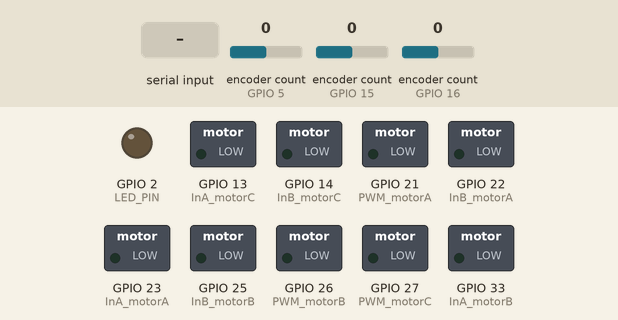
This sketch was run on a simulated ESP32. Parts: switched loads named in the sketch (green lamp = pin HIGH), output pins drawn as LEDs (lit = HIGH). The test bench sets the inputs (shaded band); at power-on: encoder count (sensors on GPIO 16, GPIO 5, GPIO 15) 0.

Above: at 2.7 s.
2.8 s: encoder count (sensor on GPIO 16) set to -1
At 4.0 s:
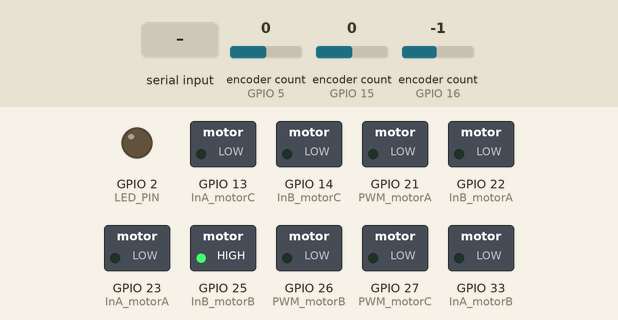
4.3 s: "A,1\n" received over Serial
At 4.8 s:
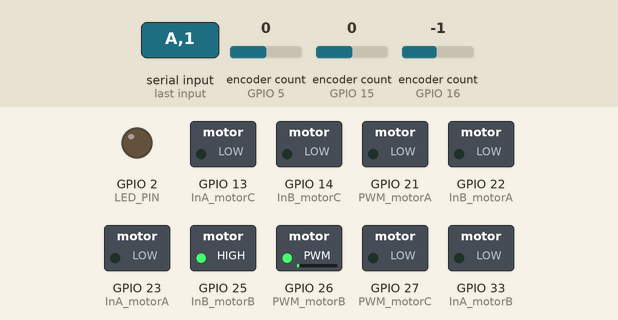
7.3 s: encoder count (sensor on GPIO 5) set to 1
At 8.5 s:
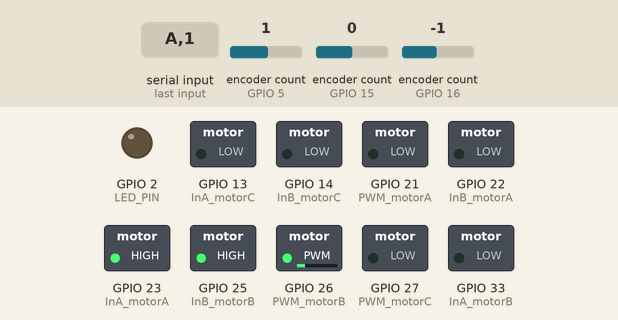
10.3 s: encoder count (sensor on GPIO 15) set to 1
At 11.1 s:
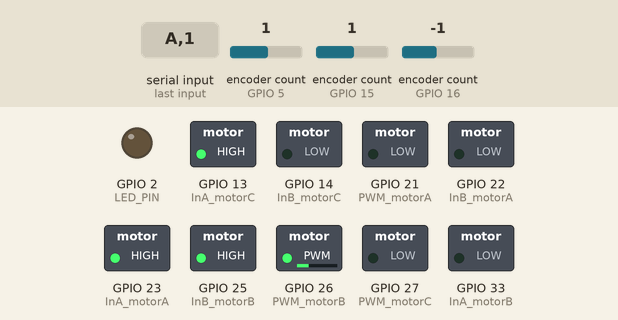
13.3 s: "A,150\n" received over Serial
14.8 s: encoder count (sensor on GPIO 5) set to 2
At 15.1 s:
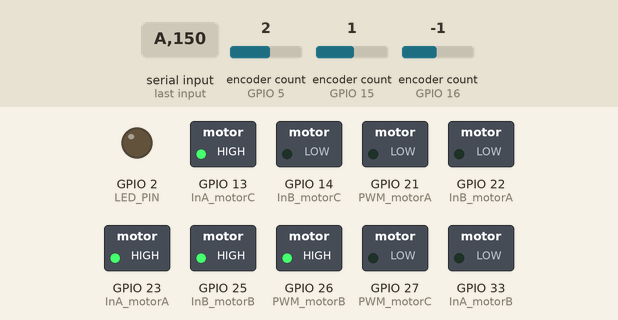
Timing chart, 0 to 17.3 s (numbered marks = the images above; inputs shaded):
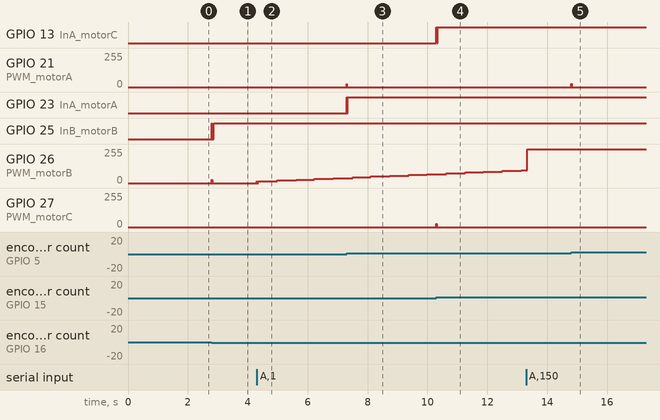

The sketch:

Twheel_Lowlevel.ino
```cpp
#include <ESP32Encoder.h>
#include <freertos/FreeRTOS.h>
#include <freertos/task.h>
// #include <QuickPID.h>
#include <PID_v2.h>
//motorA
const int outputA_A = 5;
const int outputB_A = 18;

const int InA_motorA = 23;
const int InB_motorA = 22;
const int PWM_motorA = 21;

//motorB
const int outputA_B = 16;
const int outputB_B = 17;

const int InA_motorB = 33;
const int InB_motorB = 25;
const int PWM_motorB = 26;

//motorC
const int outputA_C = 15;
const int outputB_C = 19;

const int InA_motorC = 13;
const int InB_motorC = 14;
const int PWM_motorC = 27;

long First_encoder;
long Second_encoder;
long Third_encoder;
long deltaCount;
unsigned long last_time;
double test_time;

int M1A;
int M1B;
int PWM1;

double lastError;
static double cumError_A;
static double cumError_B;
static double cumError_C;
double rateError;
//double real_PID;

//find_distance
double dis;

double M_1;
double M_2;
double M_3;

double U1A;
double U2C;
double U3B;

double count;

double PWM;
double volt_required;

float cmd;
static float x, y, rotation;
int32_t test_list[3];
#define LED_PIN 2  // Define the GPIO pin for the LED

ESP32Encoder encoder;
ESP32Encoder encoder2;
ESP32Encoder encoder3;

#define MAX_DATA_LEN 50  // Maximum length of the received data
#define ARRAY_SIZE 3     // Size of the array to store the data
char receivedData[50];   // Buffer to store received data
int dataArray[3];        // Array to store parsed data


// Setpoints for PID control
double Setpoint_A = 0;
double Setpoint_B = 0;
double Setpoint_C = 0;
// quickPID mypid()
// QuickPID motorPID_A(&First_encoder,&PWM_motorA , &Setpoint_A);
// QuickPID motorPID_B(&Second_encoder,&PWM_motorB , &Setpoint_B);
// QuickPID motorPID_C(&Third_encoder,&PWM_motorC , &Setpoint_C);


void change_command_to_omega(double x, double y, double z, double First_encoder, double Second_encoder, double Third_encoder, double deltaT) {
  // P'NOOK
  M_1 = y + 0.295 * z;
  M_2 = 0.866 * x - 0.5 * y + 0.295 * z;
  M_3 = -0.866 * x - 0.5 * y + 0.295 * z;

  M_1 = M_1 * 26;
  M_2 = M_2 * 26;
  M_3 = M_3 * 26;

  change_to_count(M_1, First_encoder, deltaT, "A");
  change_to_count(M_2, Second_encoder, deltaT, "B");
  change_to_count(M_3, Third_encoder, deltaT, "C");
}

void change_to_count(double omega, double encoder, double deltaT, String Which_motor) {
  int delta_time = 10;          // millisec
  int count_per_second = 1000;  //from encoder
  int sec_to_millisec = 1000;   //sec_to_millisec
  double Big_round = 4.6;       //cm
  double small_round = 0.63;    //cm
  double pi = 3.1416;

  if (Which_motor == "A") {
    count_per_second = 600;
  }

  count = (omega * delta_time * count_per_second * Big_round) / (sec_to_millisec * small_round * 2 * pi);
  // PID(count, encoder, deltaT, Which_motor);
}

// void PID(QuickPID& motorPID, double Setpoint_count, double encoder, String Which_motor) {
//   double real_PID
//   motorPID.Compute();
//   motorPID.SetTunings(Kp, Ki, Kd);
//   real_PID = motorPID.GetOutput();
//   motor(real_PID, 24, Which_motor);
// }


void PID(double Setpoint_count, double encoder, double elapsedTime, String Which_motor) {
  double real_PID_A, real_PID_B, real_PID_C;
  float Kp = 1.2;  //0.6 ///0.2 previous
  float Ki = 0.9;  //0.45 //1.5 previous
  float Kd = 0;


  // Serial.print(error);
  if (Which_motor == "A") {
    double error = Setpoint_count - encoder;
    // Serial.println("in A");
    cumError_A += error * elapsedTime;
    real_PID_A = (Kp * error + Ki * cumError_A);  // in VOLT
    // Serial.print(real_PID_A);
    // Serial.print(",");
    motor(real_PID_A, 24, Which_motor);
  }
  if (Which_motor == "B") {
    double error = Setpoint_count - encoder;
    // Serial.print("in B");
    cumError_B += error * elapsedTime;
    real_PID_B = (Kp * error + Ki * cumError_B);  // in VOLT
    // Serial.print(real_PID_B);
    // Serial.print(",");
    motor(real_PID_B, 24, Which_motor);
  }
  if (Which_motor == "C") {
    double error = Setpoint_count - encoder;
    // Serial.println("in C");
    cumError_C += error * elapsedTime;
    real_PID_C = (Kp * error + Ki * cumError_C);  // in VOLT
    // Serial.println(real_PID_C);
    motor(real_PID_C, 24, Which_motor);
  }
}

void motor(double volt, double maxVoltage, String Which_motor) {
  if (Which_motor == "A") {
    M1A = InA_motorA;
    M1B = InB_motorA;
    PWM1 = PWM_motorA;
  }
  if (Which_motor == "B") {
    M1A = InA_motorB;
    M1B = InB_motorB;
    PWM1 = PWM_motorB;
  }
  if (Which_motor == "C") {
    M1A = InA_motorC;
    M1B = InB_motorC;
    PWM1 = PWM_motorC;
  }

  if (volt >= maxVoltage) {
    volt = maxVoltage;
  } else if (volt <= -maxVoltage) {
    volt = -maxVoltage;
  }

  if (volt > -30 && volt < 30) {
    // Serial.print("NONE");
    digitalWrite(M1A, LOW);
    digitalWrite(M1B, LOW);
    analogWrite(PWM1, 0);
  }

  if (volt > 0) {
    double pwm = (volt / 24.0) * 255.0;
    digitalWrite(M1A, LOW);
    digitalWrite(M1B, HIGH);
    analogWrite(PWM1, pwm);
  } else if (volt < 0) {
    double pwm = -(volt / 24.0) * 255.0;
    digitalWrite(M1A, HIGH);
    digitalWrite(M1B, LOW);
    analogWrite(PWM1, pwm);
  }

  else {
    digitalWrite(M1A, LOW);
    digitalWrite(M1B, LOW);
    analogWrite(PWM1, 0);
  }
}


void setup() {
  Serial.begin(115200);
  Serial.setTimeout(1);

  delay(1000);
  ESP32Encoder::useInternalWeakPullResistors = UP;
  encoder.attachHalfQuad(outputA_A, outputB_A);   // current use
  encoder2.attachHalfQuad(outputA_B, outputB_B);  // no input
  encoder3.attachHalfQuad(outputA_C, outputB_C);  // no input

  analogWriteFrequency(20000);

  //motorA
  pinMode(outputA_A, INPUT);
  pinMode(outputB_A, INPUT);

  pinMode(InA_motorA, OUTPUT);
  pinMode(InB_motorA, OUTPUT);
  pinMode(PWM_motorA, OUTPUT);

  //motorB
  pinMode(outputA_B, INPUT);
  pinMode(outputB_B, INPUT);

  pinMode(InA_motorB, OUTPUT);
  pinMode(InB_motorB, OUTPUT);
  pinMode(PWM_motorB, OUTPUT);

  //motorC
  pinMode(outputA_C, INPUT);
  pinMode(outputB_C, INPUT);

  pinMode(InA_motorC, OUTPUT);
  pinMode(InB_motorC, OUTPUT);
  pinMode(PWM_motorC, OUTPUT);
  pinMode(LED_PIN, OUTPUT);
  delay(500);
}


void loop() {
  //
  // while (!Serial.available());
  // if (Serial.available() > 0) {
  //   cmd = Serial.readString().toFloat();
  //   // cmd_sub[0] = cmd.subString(4,)
  //   Serial.print(cmd);
  // }

  if (Serial.available() > 0) {  // Check if data is available to read
    // Read the incoming data into the buffer
    int bytesRead = Serial.readBytesUntil('\n', receivedData, MAX_DATA_LEN);
    receivedData[bytesRead] = '\0';  // Null-terminate the string
  // ESP_LOGE("Set Point", "%s", receivedData);
    // Parse the received data and store it in the array
    int count = 0;
    char* ptr = strtok(receivedData, ",");
    while (ptr != NULL && count < ARRAY_SIZE) {
      dataArray[count] = atoi(ptr);  // Convert string to integer and store in the array
      ptr = strtok(NULL, ",");
      count++;
    }
    // ESP_LOGE("Set Point", "A:%d, B:%d, C:%d", dataArray[0],dataArray[1],dataArray[2]);
  }
  if (millis() - last_time >= 10) {

    last_time = millis();
    First_encoder = encoder.getCount();
    test_list[0] = First_encoder;
    encoder.clearCount();

    Second_encoder = encoder2.getCount();
    test_list[1] = Second_encoder;
    encoder2.clearCount();

    Third_encoder = encoder3.getCount();
    test_list[2] = Third_encoder;
    encoder3.clearCount();
    // Serial.println(cmd);
    // Serial.print(test_list[0]);
    // Serial.print(",");
    // Serial.print(test_list[1]);
    // Serial.print(",");
    // Serial.println(test_list[2]);
    // change_command_to_omega( cmd , 0.0 , 0.0 ,First_encoder ,Second_encoder ,Third_encoder, 0.01);

    PID(dataArray[0], First_encoder, 0.01, "A");
    PID(dataArray[1], Second_encoder, 0.01, "B");
    PID(dataArray[2], Third_encoder, 0.01, "C");
    // PID(motorPID_A, Setpoint_A, First_encoder, "A");
    // PID(motorPID_B, Setpoint_B, Second_encoder, "B");
    // PID(motorPID_C, Setpoint_C, Third_encoder, "C");
  }
}
```

Measured:
- after the input at 2.8 s, GPIO 25 (InB_motorB): LOW → HIGH at once, → LOW 0.02 s later, → HIGH 0.04 s later; GPIO 26 (PWM_motorB): 0/255 → 25/255 at once, → 0/255 0.01 s later
- after the input at 4.3 s, GPIO 26 (PWM_motorB): moves from 0/255 to 37/255 over 2.6 s, starting at once
- after the input at 7.3 s, GPIO 21 (PWM_motorA): 0/255 → 25/255 at once, → 0/255 0.01 s later; GPIO 23 (InA_motorA): LOW → HIGH at once, → LOW 0.02 s later, → HIGH 0.02 s later
- after the input at 10.3 s, GPIO 13 (InA_motorC): LOW → HIGH at once, → LOW 0.02 s later, → HIGH 0.02 s later; GPIO 27 (PWM_motorC): 0/255 → 25/255 at once, → 0/255 0.01 s later
- after the input at 14.8 s, GPIO 21 (PWM_motorA): 0/255 → 25/255 at once, → 0/255 0.01 s later
